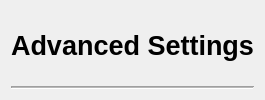
                <widget class="QWidget" name="widget__11_AdvancedSettings" native="true">
                 <property name="sizePolicy">
                  <sizepolicy hsizetype="Preferred" vsizetype="Maximum">
                   <horstretch>0</horstretch>
                   <verstretch>0</verstretch>
                  </sizepolicy>
                 </property>
                 <property name="toolTip">
                  <string>&lt;html&gt;&lt;head/&gt;&lt;body&gt;&lt;p&gt;These are settings I believe will not be relevant to most users, so they are separated to minimize confusion.&lt;/p&gt;&lt;/body&gt;&lt;/html&gt;
</string>
                 </property>
                 <layout class="QVBoxLayout" name="verticalLayout_16">
                  <item>
                   <widget class="QWidget" name="widget_30" native="true">
                    <property name="sizePolicy">
                     <sizepolicy hsizetype="Preferred" vsizetype="Minimum">
                      <horstretch>0</horstretch>
                      <verstretch>0</verstretch>
                     </sizepolicy>
                    </property>
                    <layout class="QHBoxLayout" name="horizontalLayout_16" stretch="0">
                     <property name="spacing">
                      <number>0</number>
                     </property>
                     <property name="leftMargin">
                      <number>0</number>
                     </property>
                     <property name="topMargin">
                      <number>0</number>
                     </property>
                     <property name="rightMargin">
                      <number>0</number>
                     </property>
                     <property name="bottomMargin">
                      <number>0</number>
                     </property>
                     <item>
                      <widget class="QLabel" name="label_advancedSettings">
                       <property name="font">
                        <font>
                         <pointsize>20</pointsize>
                         <bold>true</bold>
                        </font>
                       </property>
                       <property name="text">
                        <string>Advanced Settings</string>
                       </property>
                       <property name="scaledContents">
                        <bool>false</bool>
                       </property>
                       <property name="alignment">
                        <set>Qt::AlignmentFlag::AlignCenter</set>
                       </property>
                      </widget>
                     </item>
                    </layout>
                   </widget>
                  </item>
                  <item>
                   <widget class="Line" name="line_15">
                    <property name="sizePolicy">
                     <sizepolicy hsizetype="Minimum" vsizetype="Fixed">
                      <horstretch>0</horstretch>
                      <verstretch>0</verstretch>
                     </sizepolicy>
                    </property>
                    <property name="minimumSize">
                     <size>
                      <width>0</width>
                      <height>0</height>
                     </size>
                    </property>
                    <property name="maximumSize">
                     <size>
                      <width>16777215</width>
                      <height>16777215</height>
                     </size>
                    </property>
                    <property name="sizeIncrement">
                     <size>
                      <width>0</width>
                      <height>0</height>
                     </size>
                    </property>
                    <property name="font">
                     <font>
                      <pointsize>10</pointsize>
                     </font>
                    </property>
                    <property name="frameShadow">
                     <enum>QFrame::Shadow::Sunken</enum>
                    </property>
                    <property name="midLineWidth">
                     <number>1</number>
                    </property>
                    <property name="orientation">
                     <enum>Qt::Orientation::Horizontal</enum>
                    </property>
                   </widget>
                  </item>
                 </layout>
                </widget>
